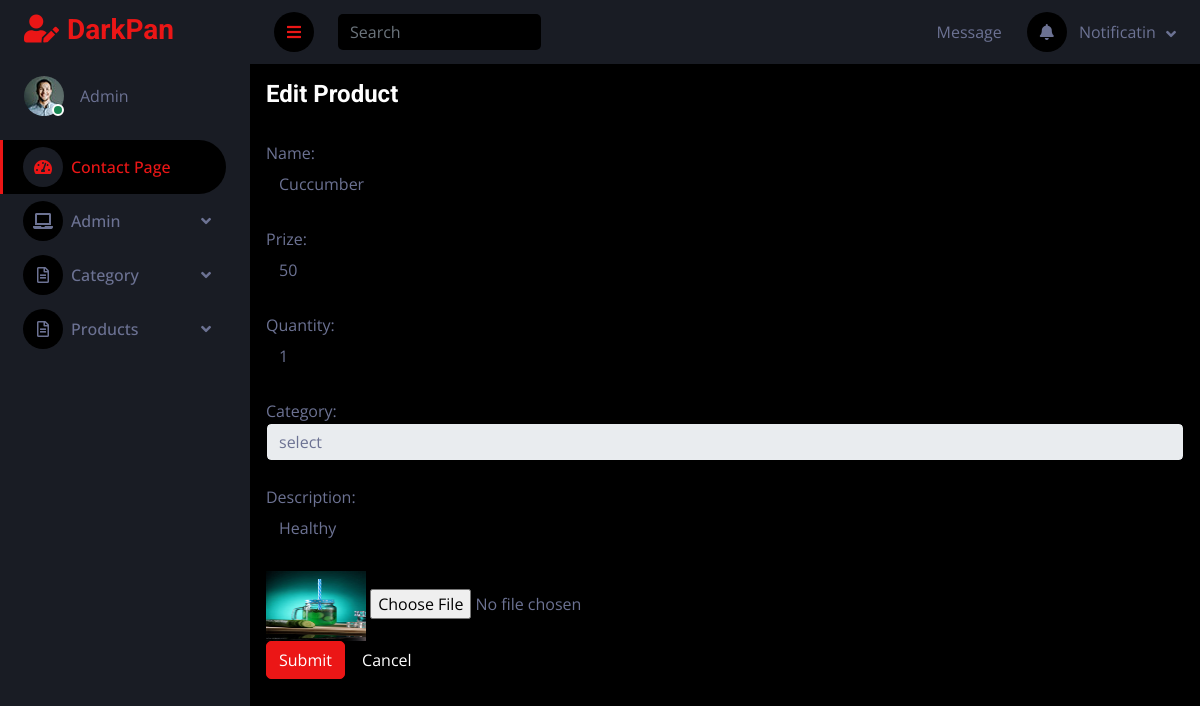
The page /backent/editproductpage/1/ on the database its author committed.
### backent/models.py (models this page shows)
class producpagedb(models.Model):
    Name = models.CharField(max_length=100, null=True, blank=True)
    Prize = models.IntegerField(null=True, blank=True)
    Quantity = models.IntegerField(null=True, blank=True)
    Description = models.CharField(max_length=100, null=True, blank=True)
    Image = models.ImageField(upload_to="profile", null=True, blank=True)
    Category = models.CharField(max_length=100, null=True, blank=True)

### backent/views.py (the view)
# urls.py: path('editproductpage/<int:dataid>/', views.editproductpage, name="editproductpage"),
def editproductpage(request, dataid):
    data = producpagedb.objects.get(id=dataid)
    print(data)
    da = addcategorydb.objects.all()
    return render(request, "Editproductpage.html", {'datas':data, 'da':da})

### backent/templates/Editproductpage.html (shortened to what this page needs)
<!DOCTYPE html>
{% extends 'index.html' %}
{% block content %}
<html lang="en">
<head>
</head>
<body>
                  <div class="card-body">
                    <h4 class="card-title">Edit Product</h4><br>
                    <form class="forms-sample" method="post" action="{% url 'updateproductdata' dataid=datas.id %}" enctype="multipart/form-data">
                      <div class="form-group">
                      <label for="exampleInputName1">Name:</label>
                        <input type="text" class="form-control" id="exampleInputName1" placeholder="Name" name="name" value="{{ datas.Name }}"><br>
                      </div>
                   <div class="form-group">
                       <label for="exampleInputName1">Prize:</label>
                        <input type="text" class="form-control" id="exampleInputName" placeholder="Name" name="prize" value="{{ datas.Prize }}"><br>
                      </div>
                       <div class="form-group">
                           <label for="exampleInputName1">Quantity:</label>
                        <input type="text" class="form-control" id="exampleInputName2" placeholder="Name" name="quantity" value="{{ datas.Quantity }}"><br>
                      </div>
                      <div class="form-group">
                          <label for="exampleInputName1">Category:</label>
                        <select class="form-control" id="exampleSelectGender" name="category" value="{{ datas.Category }}"><br>
                          <option>select</option>
                        </select><br>
                      </div>
                       <div class="form-group">
                     <label for="exampleInputName1">Description:</label>
                        <input type="text" class="form-control" id="exampleInputName3" placeholder="Name" name="description" value="{{ datas.Description }}"><br>
                      </div>
                        <div>
                            <img src="{{datas.Image.url}}" width="100px" height="70px">
                            <input type="file" name="image">
                        </div>
                      <button type="submit" class="btn btn-primary mr-2">Submit</button>
                      <button class="btn btn-dark">Cancel</button>
                    </form>
                  </div>
</body>
</html>
{% endblock %}

### backent/static/css/style.css (style rules this page uses)
:root { --primary: #EB1616; --secondary: #191C24; --light: #6C7293; --dark: #000000; }
.btn { transition: .5s; }

### rows shown on the page
producpagedb: name "Cuccumber", prize "50", quantity "1", category "select", description "Healthy", Image (picture)
